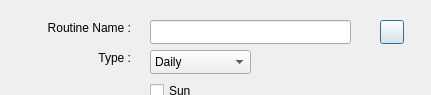
<?xml version="1.0" encoding="UTF-8"?>
<ui version="4.0">
 <class>RoutineDialog_Add</class>
 <widget class="QDialog" name="RoutineDialog_Add">
  <property name="geometry">
   <rect>
    <x>0</x>
    <y>0</y>
    <width>431</width>
    <height>95</height>
   </rect>
  </property>
  <property name="windowTitle">
   <string>Add Routine</string>
  </property>
  <widget class="QLabel" name="lblName">
   <property name="geometry">
    <rect>
     <x>30</x>
     <y>20</y>
     <width>101</width>
     <height>16</height>
    </rect>
   </property>
   <property name="layoutDirection">
    <enum>Qt::LayoutDirection::LeftToRight</enum>
   </property>
   <property name="text">
    <string>Routine Name :</string>
   </property>
   <property name="alignment">
    <set>Qt::AlignmentFlag::AlignRight|Qt::AlignmentFlag::AlignTrailing|Qt::AlignmentFlag::AlignVCenter</set>
   </property>
  </widget>
  <widget class="QLabel" name="lblType">
   <property name="geometry">
    <rect>
     <x>30</x>
     <y>50</y>
     <width>101</width>
     <height>16</height>
    </rect>
   </property>
   <property name="text">
    <string>Type :</string>
   </property>
   <property name="alignment">
    <set>Qt::AlignmentFlag::AlignRight|Qt::AlignmentFlag::AlignTrailing|Qt::AlignmentFlag::AlignVCenter</set>
   </property>
  </widget>
  <widget class="QLabel" name="lblTypeParam">
   <property name="geometry">
    <rect>
     <x>30</x>
     <y>80</y>
     <width>101</width>
     <height>16</height>
    </rect>
   </property>
   <property name="text">
    <string/>
   </property>
   <property name="alignment">
    <set>Qt::AlignmentFlag::AlignRight|Qt::AlignmentFlag::AlignTrailing|Qt::AlignmentFlag::AlignVCenter</set>
   </property>
  </widget>
  <widget class="QComboBox" name="cbType">
   <property name="geometry">
    <rect>
     <x>150</x>
     <y>50</y>
     <width>101</width>
     <height>24</height>
    </rect>
   </property>
   <item>
    <property name="text">
     <string>Daily</string>
    </property>
   </item>
   <item>
    <property name="text">
     <string>Weekly</string>
    </property>
   </item>
   <item>
    <property name="text">
     <string>Biweekly</string>
    </property>
   </item>
   <item>
    <property name="text">
     <string>Monthly</string>
    </property>
   </item>
   <item>
    <property name="text">
     <string>Quarterly</string>
    </property>
   </item>
   <item>
    <property name="text">
     <string>Semiannually</string>
    </property>
   </item>
   <item>
    <property name="text">
     <string>Annually</string>
    </property>
   </item>
   <item>
    <property name="text">
     <string>Day</string>
    </property>
   </item>
   <item>
    <property name="text">
     <string>Interval</string>
    </property>
   </item>
  </widget>
  <widget class="QLineEdit" name="inpName">
   <property name="geometry">
    <rect>
     <x>150</x>
     <y>20</y>
     <width>201</width>
     <height>24</height>
    </rect>
   </property>
   <property name="text">
    <string/>
   </property>
  </widget>
  <widget class="QStackedWidget" name="contTypeParam">
   <property name="geometry">
    <rect>
     <x>140</x>
     <y>80</y>
     <width>251</width>
     <height>211</height>
    </rect>
   </property>
   <property name="currentIndex">
    <number>0</number>
   </property>
   <widget class="QWidget" name="pgDay">
    <widget class="QCheckBox" name="chkMon">
     <property name="geometry">
      <rect>
       <x>10</x>
       <y>20</y>
       <width>78</width>
       <height>22</height>
      </rect>
     </property>
     <property name="text">
      <string>Mon</string>
     </property>
    </widget>
    <widget class="QCheckBox" name="chkTues">
     <property name="geometry">
      <rect>
       <x>10</x>
       <y>40</y>
       <width>78</width>
       <height>22</height>
      </rect>
     </property>
     <property name="text">
      <string>Tue</string>
     </property>
    </widget>
    <widget class="QCheckBox" name="chkWed">
     <property name="geometry">
      <rect>
       <x>10</x>
       <y>60</y>
       <width>78</width>
       <height>22</height>
      </rect>
     </property>
     <property name="text">
      <string>Wed</string>
     </property>
    </widget>
    <widget class="QCheckBox" name="chkThurs">
     <property name="geometry">
      <rect>
       <x>10</x>
       <y>80</y>
       <width>78</width>
       <height>22</height>
      </rect>
     </property>
     <property name="text">
      <string>Thu</string>
     </property>
    </widget>
    <widget class="QCheckBox" name="chkFri">
     <property name="geometry">
      <rect>
       <x>10</x>
       <y>100</y>
       <width>78</width>
       <height>22</height>
      </rect>
     </property>
     <property name="text">
      <string>Fri</string>
     </property>
    </widget>
    <widget class="QCheckBox" name="chkSat">
     <property name="geometry">
      <rect>
       <x>10</x>
       <y>120</y>
       <width>78</width>
       <height>22</height>
      </rect>
     </property>
     <property name="text">
      <string>Sat</string>
     </property>
    </widget>
    <widget class="QCheckBox" name="chkSun">
     <property name="geometry">
      <rect>
       <x>10</x>
       <y>0</y>
       <width>78</width>
       <height>22</height>
      </rect>
     </property>
     <property name="text">
      <string>Sun</string>
     </property>
    </widget>
   </widget>
   <widget class="QWidget" name="pgBiweekly">
    <widget class="QCalendarWidget" name="calBiweekly">
     <property name="geometry">
      <rect>
       <x>10</x>
       <y>0</y>
       <width>231</width>
       <height>171</height>
      </rect>
     </property>
    </widget>
   </widget>
   <widget class="QWidget" name="pgInterval">
    <widget class="QSpinBox" name="sbInterval">
     <property name="geometry">
      <rect>
       <x>10</x>
       <y>0</y>
       <width>42</width>
       <height>25</height>
      </rect>
     </property>
     <property name="minimum">
      <number>1</number>
     </property>
     <property name="maximum">
      <number>999999999</number>
     </property>
    </widget>
    <widget class="QCalendarWidget" name="calInterval">
     <property name="geometry">
      <rect>
       <x>10</x>
       <y>30</y>
       <width>231</width>
       <height>171</height>
      </rect>
     </property>
    </widget>
   </widget>
  </widget>
  <widget class="QPushButton" name="btnAdd">
   <property name="geometry">
    <rect>
     <x>380</x>
     <y>20</y>
     <width>24</width>
     <height>24</height>
    </rect>
   </property>
   <property name="focusPolicy">
    <enum>Qt::FocusPolicy::StrongFocus</enum>
   </property>
   <property name="text">
    <string/>
   </property>
   <property name="icon">
    <iconset theme="QIcon::ThemeIcon::ListAdd"/>
   </property>
  </widget>
  <widget class="QLabel" name="lblTypeParam_2">
   <property name="geometry">
    <rect>
     <x>30</x>
     <y>110</y>
     <width>101</width>
     <height>16</height>
    </rect>
   </property>
   <property name="text">
    <string/>
   </property>
   <property name="alignment">
    <set>Qt::AlignmentFlag::AlignRight|Qt::AlignmentFlag::AlignTrailing|Qt::AlignmentFlag::AlignVCenter</set>
   </property>
  </widget>
 </widget>
 <resources/>
 <connections/>
</ui>
